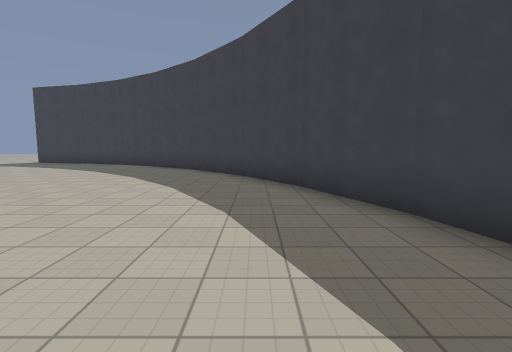
[1] (above)

17 first-person views from a walk through a Godot game level. The camera is 1.5 m above the floor, tilts 6° down and sees 85° across. The floor is counted in squares, 1.97 m on a side. Each view is taken from the middle of a square. On the plan, view 1 faces up. The plan holds only what a view shows up to about 10 squares ahead; the rest is blank. The place goes on beyond the plan. Characters and animated objects are not drawn. Surface patterns are stand-ins for the level's own textures.

[2]
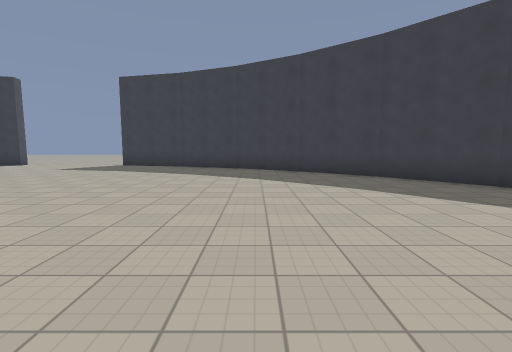

[3]
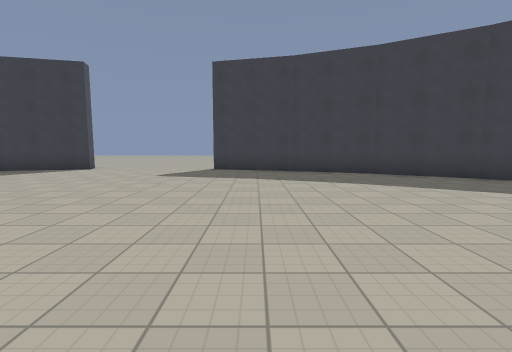

[4]
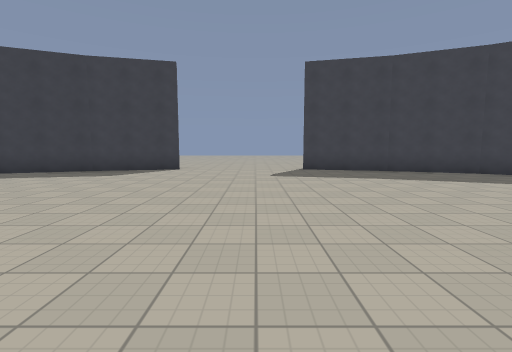

[5]
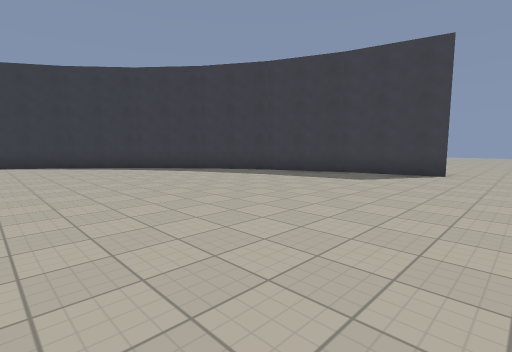

[6]
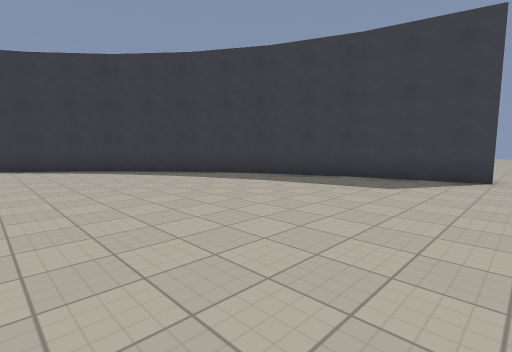

[7]
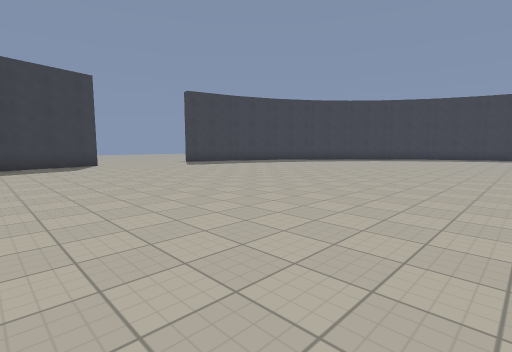

[8]
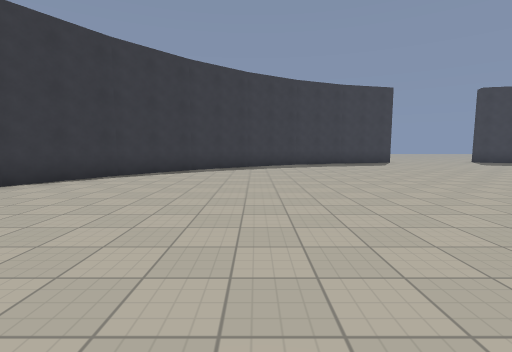

[9]
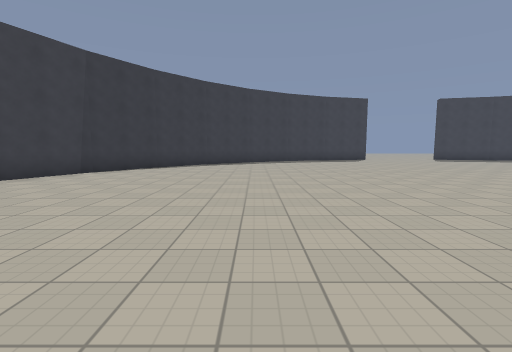

[10]
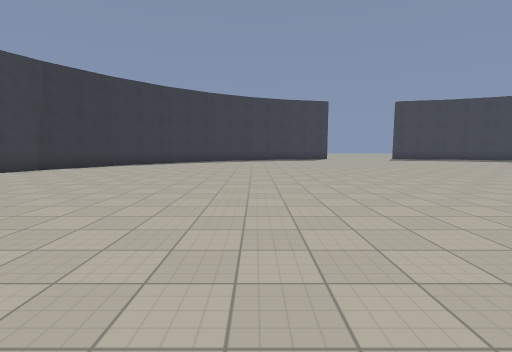

[11]
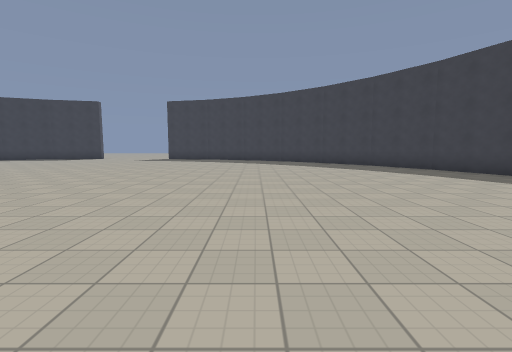

[12]
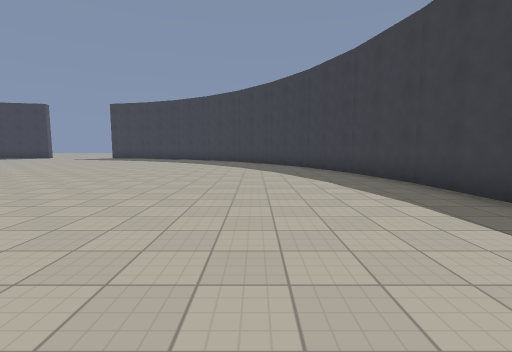

[13]
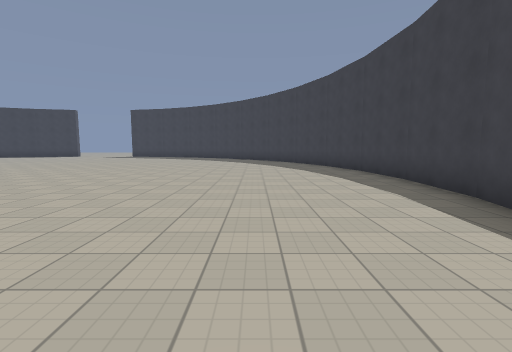

[14]
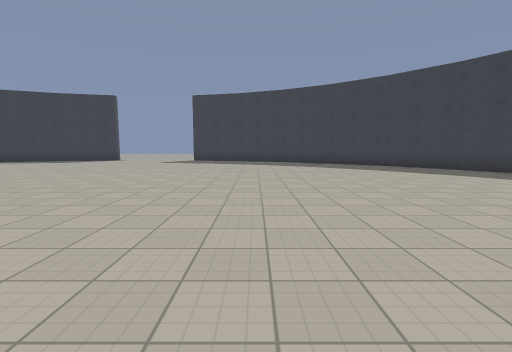

[15]
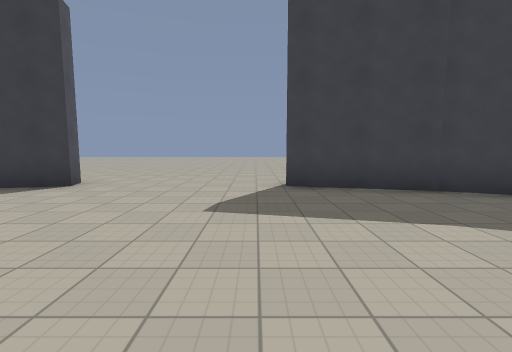

[16]
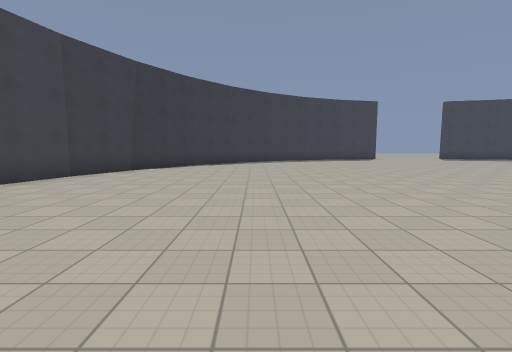

[17]
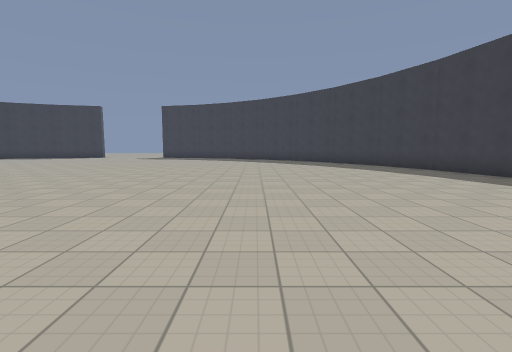

### Floor plan
Points are (right, up) in squares from view 1. A wall is a line through its corners. A room is listed if a view was taken in it or the views show most of it. See-through windows are left out.
Room 1 (views 1, 2, 3, 4, 5, 6, 7, 8, 9, 10, 11, 12, 13, 14, 15, 16, 17)
walls: (-1.9, 9.1) (-3.8, 10.7); (-5.6, 11.8) (-7.9, 12.8); (-3.6, 10.6) (-5.7, 11.9); (-7.8, 12.7) (-10.5, 13.4); (-0.3, 7.3) (-2, 9.2); (0.9, 5.3) (-0.4, 7.4); (1.8, 3.1) (0.8, 5.4); (2.3, 0.8) (1.7, 3.2); (2.5, -1.6) (2.3, 0.9); (2.1, -4.7) (2.3, -3.8); (2.3, -3.9) (2.5, -1.5); (-17.1, 12.8) (-19.4, 11.8); (-19.3, 11.9) (-21.3, 10.6); (-21.2, 10.7) (-23.1, 9.1); (-23, 9.2) (-24.7, 7.3); (-24.6, 7.3) (-25.9, 5.2); (-14.7, 13.9) (-14.6, 13.4) (-17.2, 12.7); (-25.8, 5.4) (-26.5, 3.7)
ways out: opening at (-11, 14)

Where each view was taken, in squares from view 1:
view 1: 0 up, 0 right, facing up
view 2: 2 up, 5 left, facing up
view 3: 4 up, 9 left, facing up
view 4: 4 up, 12 left, facing up
view 5: 5 up, 13 left, facing up-left
view 6: 6 up, 14 left, facing up-left
view 7: 1 up, 18 left, facing up-right
view 8: 0 up, 21 left, facing up
view 9: 3 down, 21 left, facing up
view 10: 4 down, 19 left, facing up
view 11: 4 down, 5 left, facing up
view 12: 5 down, 1 left, facing up
view 13: 8 down, 1 left, facing up
view 14: 2 down, 7 left, facing up
view 15: 8 up, 11 left, facing up
view 16: 4 down, 22 left, facing up
view 17: 6 down, 4 left, facing up
